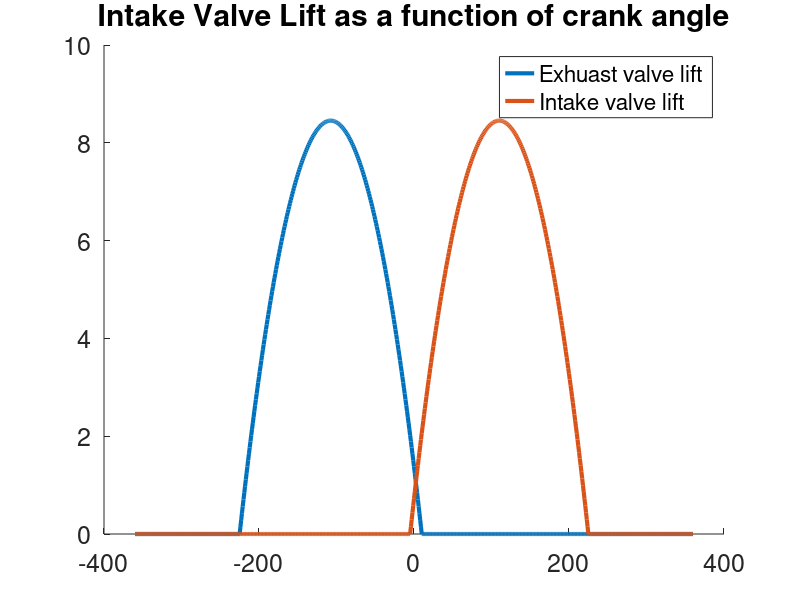
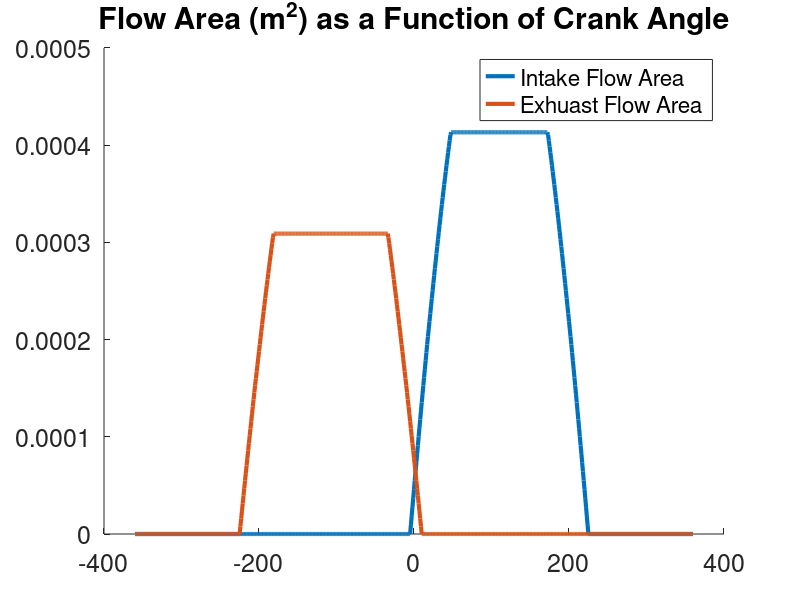
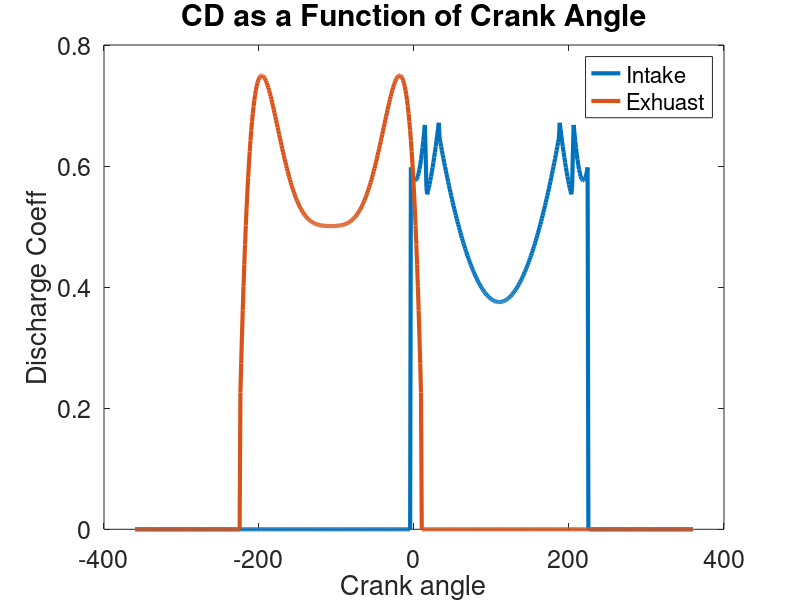
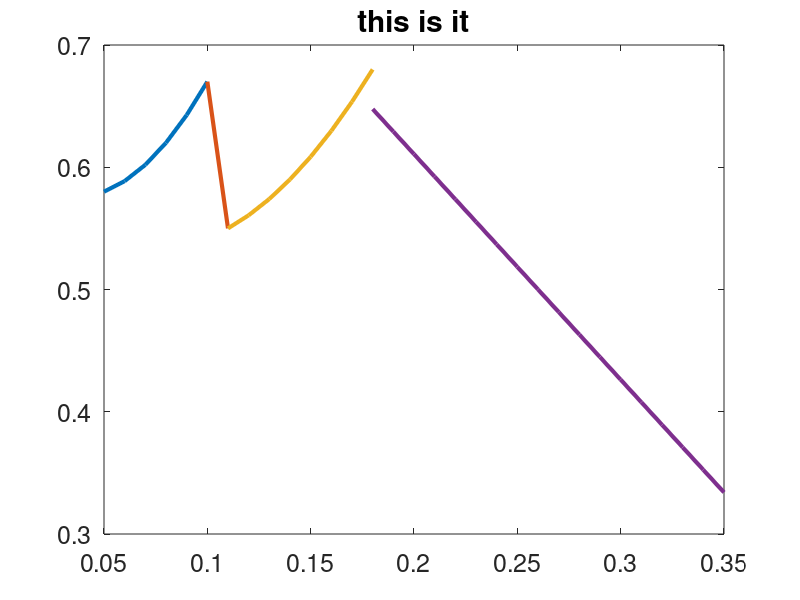

Here is the MATLAB script that generated these plots, in order: (Note: this script raises an error after producing the figures.)
%Air intate
clear all
clc
close all

set(0, 'DefaultAxesFontWeight', 'normal', ...
      'DefaultAxesFontSize', 18, ...
      'DefaultAxesFontAngle', 'normal', ... 
      'DefaultAxesFontWeight', 'normal', ... 
      'DefaultAxesTitleFontWeight', 'bold', ...
      'DefaultAxesTitleFontSizeMultiplier', 1.2) ;
set(groot,'defaultLineLineWidth',3)
bore = 7.045/100;
max_v_lift = .12 * bore; %meter
x = [-360 : 1: 360];
y1 = -1*(x.^2 -220*x - 1125);

max_y =max(y1);
% Recreating Heywood 225
intake_lift = -(max_v_lift/max_y)*(x.^2 -220*x - 1125);



hold on
y2 = -1.*(x.^2 + 215*x - 2250);
max_2 = max(y2);


exhuast_lift = -1 * (max_v_lift/max_2) .*(x.^2 + 215*x - 2250);
for i = 1:length(intake_lift)
    if intake_lift(i) < 0
        intake_lift(i) = 0;
    end
    
    if exhuast_lift(i) < 0
        exhuast_lift(i) = 0;
    end
end

plot(x, exhuast_lift*1000);
plot(x,intake_lift*1000);
title('Intake Valve Lift as a function of crank angle')
ylim([0,10]);
legend('Exhuast valve lift','Intake valve lift')
set(gcf, 'Units', 'Normalized', 'OuterPosition', [0, 0.04, 1, 0.96]);
saveas(gcf,'Valve Lift vs Crank.png')

for i = 1:length(intake_lift)
    if intake_lift(i) < 0
        intake_lift(i) = 0;
    end
    
    if exhuast_lift(i) < 0
        exhuast_lift(i) = 0;
    end
end

%%

% Fuerg 5.11
D_in = .333 * bore;
D_ex = .29 * bore ;
DS_in = .21 * D_in;
DS_ex = .24 * D_ex;

DV_in = 1.1 * D_in;
DV_ex = 1.1*D_ex;

DP_in = D_in;
DP_ex = D_ex;

% USe 221 nd 222 to find rest
w_ex = D_ex * (1.11 - 1)/2;
w_in = D_in * (1.11 - 1)/2; %P 221, 30 degrees

DM_in = DV_in - w_in
DM_ex = DV_ex - w_ex

B = 30 * pi/180;

for i = 1: length(intake_lift)
    if (w_in /(sin(B) * cos(B))) > intake_lift(i) && intake_lift(i)>0
        Am_in(i) = pi * intake_lift(i)*cos(B) * (DV_in - 2*w_in + (intake_lift(i)/2)*sin(2* B));
        disp('I 1')
    elseif (((((DP_in^2 - DS_in^2)/(4*(DM_in)))^2 - w_in^2)^(1/2) + w_in * tan(B)) >= intake_lift(i) ...
            && (w_in /(sin(B) * cos(B))) < intake_lift(i) ...
            && intake_lift(i)>0)
        Am_in(i) = pi *  DM_in * sqrt((intake_lift(i) - w_in * tan(B))^2 + w_in^2);
        disp('I2')
    elseif intake_lift(i)>0
        Am_in(i) = pi * (DP_in^2 - DS_in^2)/4;
        disp('I3')
    else
        Am_in(i) = 0;

    end
end

for i = 1: length(exhuast_lift)
    if (w_ex /(sin(B) * cos(B))) > exhuast_lift(i) && exhuast_lift(i)>0
        Am_ex(i) = pi * exhuast_lift(i)*cos(B) * (DV_ex - 2*w_ex + (exhuast_lift(i)/2)*sin(2* B));

    elseif sqrt(((DP_ex^2 - DS_ex^2)/(4*(DM_ex)))^2  - w_ex^2) + w_ex * tan(B) >= exhuast_lift(i) && exhuast_lift(i)>0
        Am_ex(i) = pi *  (DM_ex) * sqrt((exhuast_lift(i) - w_ex * tan(B))^2 + w_ex^2);     

    elseif exhuast_lift(i)>0
        Am_ex(i) = pi * (DP_ex^2 - DS_ex^2)/4;

    else
         Am_ex(i) = 0;
    end
    
end
 
figure
hold on 
plot(x,Am_in)
plot(x, Am_ex)

legend('Intake', 'Exhuast')
title('Flow Area (m^2) as a Function of Crank Angle')
legend('Intake Flow Area', 'Exhuast Flow Area')
set(gcf, 'Units', 'Normalized', 'OuterPosition', [0, 0.04, 1, 0.96]);
saveas(gcf,'Flow Area vs Crank.png')


%% ex
cd_ex = .5 + .5 .* [  1.2 1.5 1.6 1 .4 .2 0]./3.2


lv_dv_ex = [.1 .15 .2 .25 .3 .35 .4]
plot(lv_dv_ex, cd_ex)
fit = polyfit(lv_dv_ex, cd_ex,  3)
val = polyval(fit, .1:.01:.3)
hold on
plot(.1:.01:.3, val)
ylim([0 1])
xlim([0 .3])

%% intake Cd vs lv/dv
figure

l_in1 = [.05 .08 .1]
c_1 = [.58 .62 .67]

l_in2 = [.1 .11]
c_2 = [.67 .55] 

l_in3 = [.11 .14 .18]
c_3 = [.55 .59 .68]

l_in4 = [.18 .21 .24 .28]
c_4 = [.68 .55 .53 .48]

fit1 = polyfit(l_in1, c_1,  3)
val1 = polyval(fit1, .05:.01:.1)
plot(.05:.01:.1, val1)
hold on
fit2 = polyfit(l_in2, c_2,  1)
val2 = polyval(fit2, l_in2)
plot(l_in2, val2)

fit3 = polyfit(l_in3, c_3,  2)
val3 = polyval(fit3, .11:.01:.18)
plot(.11:.01:.18, val3)

fit4 = polyfit(l_in4, c_4,  1)
val4 = polyval(fit4, .18:.01:.35)
plot(.18:.01:.35, val4)

title('this is it')
%%


for i = 1: length(intake_lift)
    lv_dv(i) = intake_lift(i)/DV_in;
    if lv_dv(i) < .1 && lv_dv(i) > 0
        CD_in(i) = polyval(fit1, lv_dv(i));
    elseif lv_dv(i) <= .11 && lv_dv(i) > 0
        CD_in(i) = polyval(fit2, lv_dv(i));
    elseif lv_dv(i) <= .18 && lv_dv(i) > 0
        CD_in(i) = polyval(fit3, lv_dv(i));
    elseif lv_dv(i) > 0 
        CD_in(i) = polyval(fit4, lv_dv(i));
    else
        CD_in(i) = 0;
    end
    
    
    lv_dv2(i) = exhuast_lift(i)/DV_ex
    CD_ex(i) = polyval(fit, lv_dv2(i))
    if exhuast_lift(i) == 0
        CD_ex(i) = 0
    end
    
    
end 
figure
plot(x, CD_in)
hold on
plot(x, CD_ex)
title('CD as a Function of Crank Angle')
xlabel('Crank angle')
ylabel("Discharge Coeff")
legend('Intake', 'Exhuast')
set(gcf, 'Units', 'Normalized', 'OuterPosition', [0, 0.04, 1, 0.96]);
saveas(gcf,'CD vs Crank.png')
%%
N = 5000
for theta = 0:360
    time = (theta/360) * (1/(N/60));
end

U = sqrt(2* gamma/(gamma - 1) * (Po/rho0) * (1 - (Pv/Po)^((gamma - 1)/gamma)))






